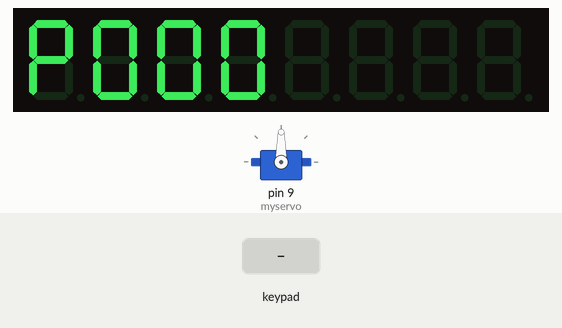
Bench run of a sketch on a simulated Arduino Uno, built with avr-gcc and run on an emulated ATmega328P. Parts: 8-digit seven-segment display, servo. Inputs (shaded band) come from the test bench. EEPROM starts erased.

Above: at 2.2 s.
2.3 s: key '6' pressed
At 3.1 s:
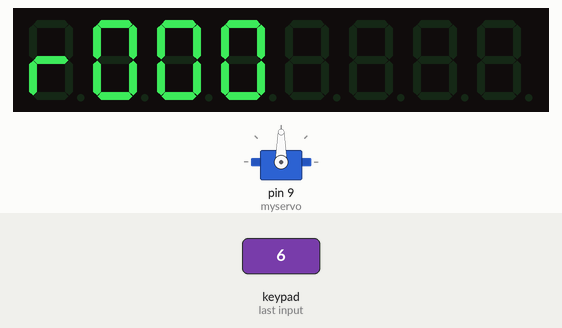
3.8 s: keypad keys 1 2 pressed 0.4 s apart
At 5.2 s:
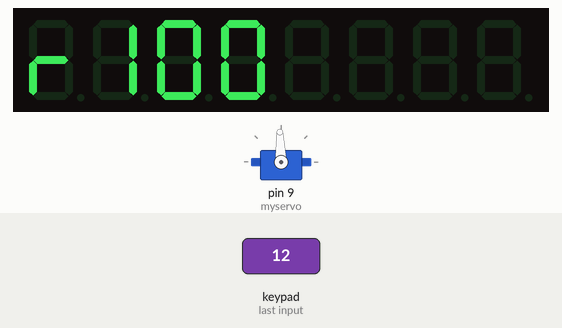
6.1 s: key '1' pressed
At 6.9 s:
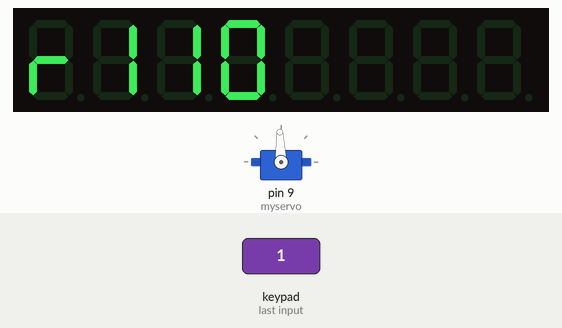
9.1 s: keypad keys 2 5 pressed 0.4 s apart
At 9.43 s:
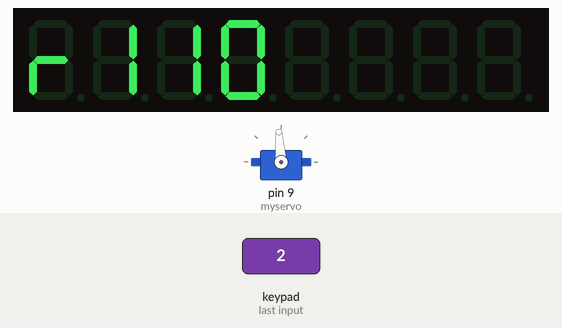
Timing chart, 0 to 12.1 s (numbered marks = the images above; inputs shaded):
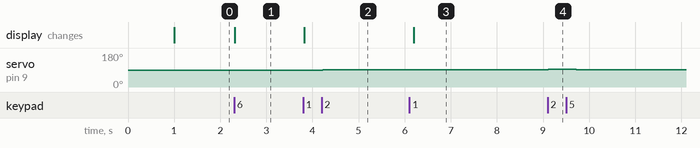

The sketch:

rotateplatform2022.ino
```cpp
#include <TM1638plus.h>
#include <Servo.h>
#include <EEPROM.h>
// GPIO I/O pins on the Arduino connected to strobe, clock, data,
//pick on any I/O you want.
#define  STROBE_TM 4 // strobe = GPIO connected to strobe line of module
#define  CLOCK_TM 6  // clock = GPIO connected to clock line of module
#define  DIO_TM 7 // data = GPIO connected to data line of module
bool high_freq = false; //default false,, If using a high freq CPU > ~100 MHZ set to true.
Servo myservo;
//Constructor object (GPIO STB , GPIO CLOCK , GPIO DIO, use high freq MCU)
TM1638plus tm(STROBE_TM, CLOCK_TM , DIO_TM, high_freq);

String inputString = "";         // a String to hold incoming data
bool stringComplete = false;  // whether the string is complete

// Some vars and defines for the tests.
#define myTestDelay  5000
#define myTestDelay1 1000
uint8_t  testcount = 14;


uint8_t buttons,last_buttons;
int button_com=0;
#define RUNING 1
#define RECORD 2

int runF = RUNING;
byte angles[3]={0,0,0};
int recordCount = 0;
int curstep = 90;
void setup()
{
  inputString.reserve(200);
  //Serialinit();
  Serial.begin(9600);
  tm.displayBegin();
  delay(myTestDelay1);
  int word_address = 0;

  for(int i=0;i<3;i++)
  {
    angles[i] = EEPROM.read(word_address);
    word_address++;
  }
  //curstep = angles[2];
  myservo.attach(9);

          tm.displayText("P");
        tm.displayHex(1, 0);
        tm.displayHex(2, 0);
        tm.displayHex(3, 0);
//EEPROM.write(word_address,0x7F);
  //Test 0 reset
  //Test0();
}
void rotate(int step)
{
  if(step < 0 )
      step = 0;
  else if(step > 180)
      step = 180;
  if(curstep<=step)
    for(;curstep<=step;curstep++)
    {
       myservo.write(curstep);
       delay(35);
    }
  else if(curstep > step)
    for(;curstep>step;curstep--)
    {
       myservo.write(curstep);
       delay(35);

    }
    curstep = step;
}
void rotateL()
{
  curstep--;

        rotate(curstep);
}
void rotateR()
{
          curstep++;
        if(curstep > 180 )
          curstep = 180;
        rotate(curstep);
}
void loop()
{
  int word_address = 0;
  uint8_t buttons = tm.readButtons();
  if (stringComplete) {
    if(inputString == "1\n")
        button_com = 1;
    if(inputString == "2\n")
        button_com = 2;
    if(inputString == "3\n")
        button_com = 3;
    Serial.println(button_com);
    inputString = "";
    stringComplete = false;
  }
  else
  {
    button_com = -1;
  }
  if(last_buttons==0)
  {
    //处理第4按钮，0x20，modechange
    if(buttons==0x20)
    {
      if(runF==RUNING)
      {
        runF = RECORD;
        recordCount = 0;
        tm.displayText("R");
        tm.displayHex(1, 0);
        tm.displayHex(2, 0);
        tm.displayHex(3, 0);
      }
      else
      {
        tm.displayText("P");
        runF = RUNING;
                tm.displayHex(1, 0);
        tm.displayHex(2, 0);
        tm.displayHex(3, 0);
      }
    }
    if(runF == RUNING)
    {

      if(buttons==0x01||button_com == 1)
      {
        rotate(angles[0]);
        tm.displayHex(1, 1);
        tm.displayHex(2, 0);
        tm.displayHex(3, 0);
      }
      if(buttons==0x10||button_com == 2)
      {
        rotate(angles[1]);
        tm.displayHex(1, 0);
        tm.displayHex(2, 1);
        tm.displayHex(3, 0);
      }
      if(buttons==0x02||button_com == 3)
      {
        rotate(angles[2]);
        tm.displayHex(1, 0);
        tm.displayHex(2, 0);
        tm.displayHex(3, 1);
      }
    }
    else if(runF == RECORD)
    {
      if(buttons==0x01)
      {

        if(recordCount < 3)
        {
          //rotate(angles[0]);
          EEPROM.write(recordCount,curstep);
          angles[recordCount] = curstep;
          recordCount++;
          for(int i = 0;i<recordCount;i++)
          {
            tm.displayASCII(i+1, '1');
          }
        }
      }
    }

  }
  if(runF==RECORD&&(buttons==0x10||buttons==0x02))
  {
       if(buttons==0x10)
      {
        rotateL();
      }
      if(buttons==0x02)
      {
        rotateR();
      }
  }
  last_buttons = buttons;
  delay(100);
//byte value;
//value = EEPROM.read(word_address);
//Serial.println(value,HEX);
}
void serialEvent() {
  while (Serial.available()) {
    // get the new byte:
    char inChar = (char)Serial.read();
    // add it to the inputString:
    inputString += inChar;
    // if the incoming character is a newline, set a flag so the main loop can
    // do something about it:
    if (inChar == '\n') {
      stringComplete = true;
    }
  }
}
```

Measured:
- after the input at 2.3 s, the display: changes at once (image 1)
- after the input at 3.8 s, servo on pin 9 (myservo): 90° → 91° after 0.42 s, → 92° 0.14 s later; the display: changes at once (image 2)
- after the input at 6.1 s, the display: changes after 0.10 s (image 3)
- after the input at 9.1 s, servo on pin 9 (myservo): 92° → 93° at once, → 94° 0.14 s later, → 93° 0.34 s later, → 92° 0.14 s later
